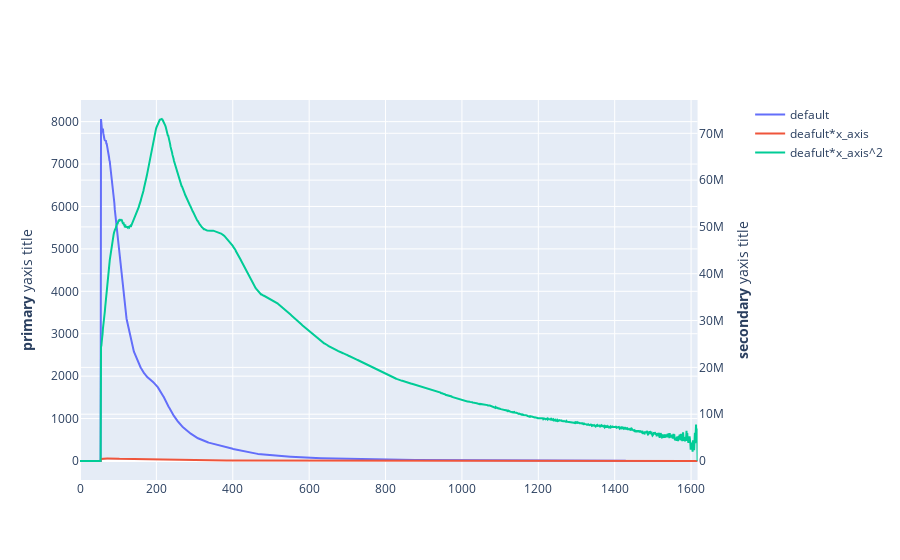

The notebook cell this image was saved under:
### Code cell
fig = make_subplots(specs=[[{"secondary_y":True}]])
fig.add_trace(
    go.Scatter(x=np.arange(0,len(azavg)),y=azavg, name="default"),
    secondary_y=False,
)
fig.add_trace(
    go.Scatter(x=np.arange(0,len(azavg)),y=new_azavg, name="deafult*x_axis"),
    secondary_y=True,
)
fig.update_yaxes(
    title_text="<b>primary</b> yaxis title", 
    secondary_y=False)
fig.update_yaxes(
    title_text="<b>secondary</b> yaxis title", 
    secondary_y=True)
fig.update_layout(hovermode='x')
fig.show()

### Figure 1 — Plotly figure (JSON) as saved in the notebook; plotly's stock layout.template omitted (floating-point values rounded to 4 significant figures; data arrays with more than 128 entries replaced by an {"elided": "..."} marker saying what was removed)
{"data": [{"name": "default", "type": "scatter", "x": {"elided": "1618 int values"}, "xaxis": "x", "y": {"elided": "1618 float values"}, "yaxis": "y"}, {"name": "deafult*x_axis", "type": "scatter", "x": {"elided": "1618 int values"}, "xaxis": "x", "y": {"elided": "1618 float values"}, "yaxis": "y2"}, {"name": "deafult*x_axis^2", "type": "scatter", "x": {"elided": "1618 int values"}, "xaxis": "x", "y": {"elided": "1618 float values"}, "yaxis": "y2"}], "layout": {"hovermode": "x", "xaxis": {"anchor": "y", "domain": [0, 0.94]}, "yaxis": {"anchor": "x", "domain": [0, 1], "title": {"text": "<b>primary</b> yaxis title"}}, "yaxis2": {"anchor": "x", "overlaying": "y", "side": "right", "title": {"text": "<b>secondary</b> yaxis title"}}}}
